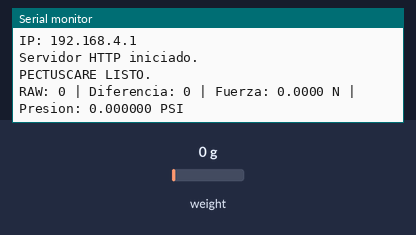
Bench run of a sketch on a simulated ESP32. Parts: the last lines printed to the serial monitor. The test bench sets the inputs (shaded band); at power-on: weight on the scale 0 g.

Above: at 5.2 s.
5.3 s: weight on the scale set to 100 g
At 6.6 s:
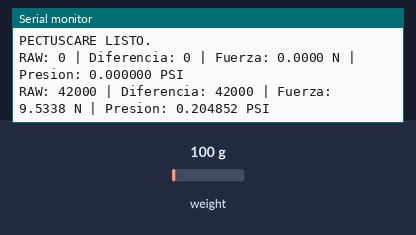
6.8 s: weight on the scale set to 1250 g
At 7.8 s:
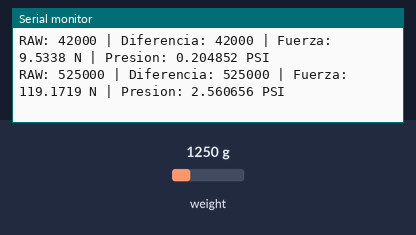
Timing chart, 0 to 9.8 s (numbered marks = the images above; inputs shaded):
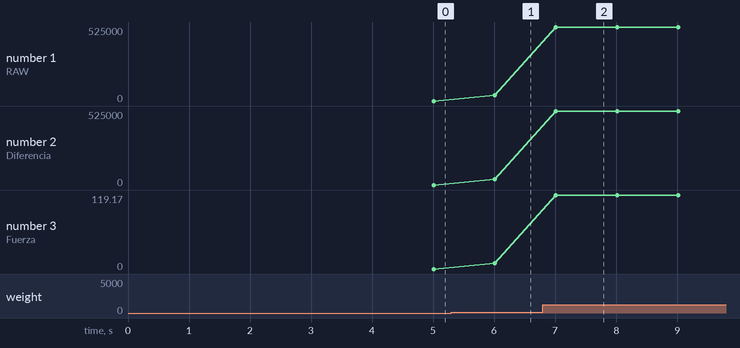

The sketch:

PECTUSCARE_ESP32.ino
```cpp
#include <WiFi.h>
#include <WebServer.h>
#include "HX711.h"

// ==========================================
// PECTUSCARE - CONFIGURACIÓN
// ==========================================

const char* ssid = "PECTUSCARE";
const char* password = "pectus123";

WebServer server(80);
HX711 scale;

// HX711: DT = D1, SCK = D0
#define HX711_DT D1
#define HX711_SCK D0

// ==========================================
// CALIBRACIÓN EXPERIMENTAL
// ==========================================

// Factor obtenido con la prueba de 5.2 kg
const float RAW_POR_NEWTON = 4405.4;

// Área efectiva: 67.5 cm² = 0.00675 m²
const float AREA_M2 = 0.00675;

// Conversión de Pa a PSI
const float PA_POR_PSI = 6894.757;

// ==========================================
// VARIABLES
// ==========================================

long valorCero = 0;
long rawValue = 0;
long deltaRaw = 0;

float fuerzaN = 0.0;
float presionPa = 0.0;
float presionKpa = 0.0;
float presionPsi = 0.0;

bool sensorConnected = false;

unsigned long ultimaLectura = 0;
const unsigned long intervaloLectura = 250;

// ==========================================
// LECTURA DEL SENSOR
// ==========================================

void actualizarSensor() {

  if (!scale.is_ready()) {
    sensorConnected = false;
    fuerzaN = 0;
    presionPa = 0;
    presionKpa = 0;
    presionPsi = 0;
    return;
  }

  sensorConnected = true;

  rawValue = scale.read_average(10);

  deltaRaw = rawValue - valorCero;

  // Magnitud de la diferencia respecto al cero
  float diferenciaAbsoluta = abs(deltaRaw);

  // Conversión experimental a Newtons
  fuerzaN = diferenciaAbsoluta / RAW_POR_NEWTON;

  // Presión en Pascales
  presionPa = fuerzaN / AREA_M2;

  // Conversión a kPa
  presionKpa = presionPa / 1000.0;

  // Conversión a PSI
  presionPsi = presionPa / PA_POR_PSI;

  Serial.print("RAW: ");
  Serial.print(rawValue);

  Serial.print(" | Diferencia: ");
  Serial.print(deltaRaw);

  Serial.print(" | Fuerza: ");
  Serial.print(fuerzaN, 4);
  Serial.print(" N");

  Serial.print(" | Presion: ");
  Serial.print(presionPsi, 6);
  Serial.println(" PSI");
}

// ==========================================
// RESPUESTA API
// ==========================================

void enviarEstado() {

  String json = "{";

  json += "\"rawValue\":" + String(rawValue) + ",";
  json += "\"zeroValue\":" + String(valorCero) + ",";
  json += "\"deltaRaw\":" + String(deltaRaw) + ",";

  json += "\"forceN\":" + String(fuerzaN, 4) + ",";
  json += "\"pressurePa\":" + String(presionPa, 3) + ",";
  json += "\"pressureKpa\":" + String(presionKpa, 5) + ",";
  json += "\"pressurePsi\":" + String(presionPsi, 6) + ",";

  json += "\"batteryPercent\":null,";
  json += "\"sensorConnected\":";
  json += sensorConnected ? "true" : "false";

  json += "}";

  server.sendHeader("Access-Control-Allow-Origin", "*");
  server.send(200, "application/json", json);
}

// ==========================================
// CONFIGURACIÓN
// ==========================================

void setup() {

  Serial.begin(115200);
  delay(1000);

  Serial.println();
  Serial.println("================================");
  Serial.println("       PECTUSCARE");
  Serial.println("================================");

  // Inicializar HX711
  scale.begin(HX711_DT, HX711_SCK);

  Serial.println("Esperando HX711...");

  while (!scale.is_ready()) {
    delay(500);
    Serial.println("Esperando sensor...");
  }

  Serial.println("HX711 conectado.");

  // IMPORTANTE:
  // El sensor debe estar completamente descargado
  // durante el encendido para establecer el cero.

  Serial.println("Estableciendo cero...");

  valorCero = scale.read_average(30);

  Serial.print("Valor cero: ");
  Serial.println(valorCero);

  // Crear punto de acceso Wi-Fi
  WiFi.mode(WIFI_AP);
  WiFi.softAP(ssid, password);

  Serial.println();
  Serial.println("Wi-Fi iniciado.");

  Serial.print("SSID: ");
  Serial.println(ssid);

  Serial.print("IP: ");
  Serial.println(WiFi.softAPIP());

  // Endpoint
  server.on("/api/status", HTTP_GET, enviarEstado);

  server.on("/", HTTP_GET, []() {
    server.send(200, "text/plain", "PECTUSCARE ESP32 OK");
  });

  server.begin();

  Serial.println("Servidor HTTP iniciado.");
  Serial.println("PECTUSCARE LISTO.");
}

// ==========================================
// BUCLE PRINCIPAL
// ==========================================

void loop() {

  server.handleClient();

  if (millis() - ultimaLectura >= intervaloLectura) {

    ultimaLectura = millis();

    actualizarSensor();
  }
}
```

Measured:
- after the input at 5.3 s, the serial monitor: prints a new line after 0.71 s (image 1)
- after the input at 6.8 s, the serial monitor: prints a new line after 0.21 s (image 2)
- plotted number 1: 0 → 42000 after the input at 5.3 s, 42000 → 525000 after the input at 6.8 s
- plotted number 2: 0 → 42000 after the input at 5.3 s, 42000 → 525000 after the input at 6.8 s
- plotted number 3: 0 → 9.53 after the input at 5.3 s, 9.53 → 119.17 after the input at 6.8 s
